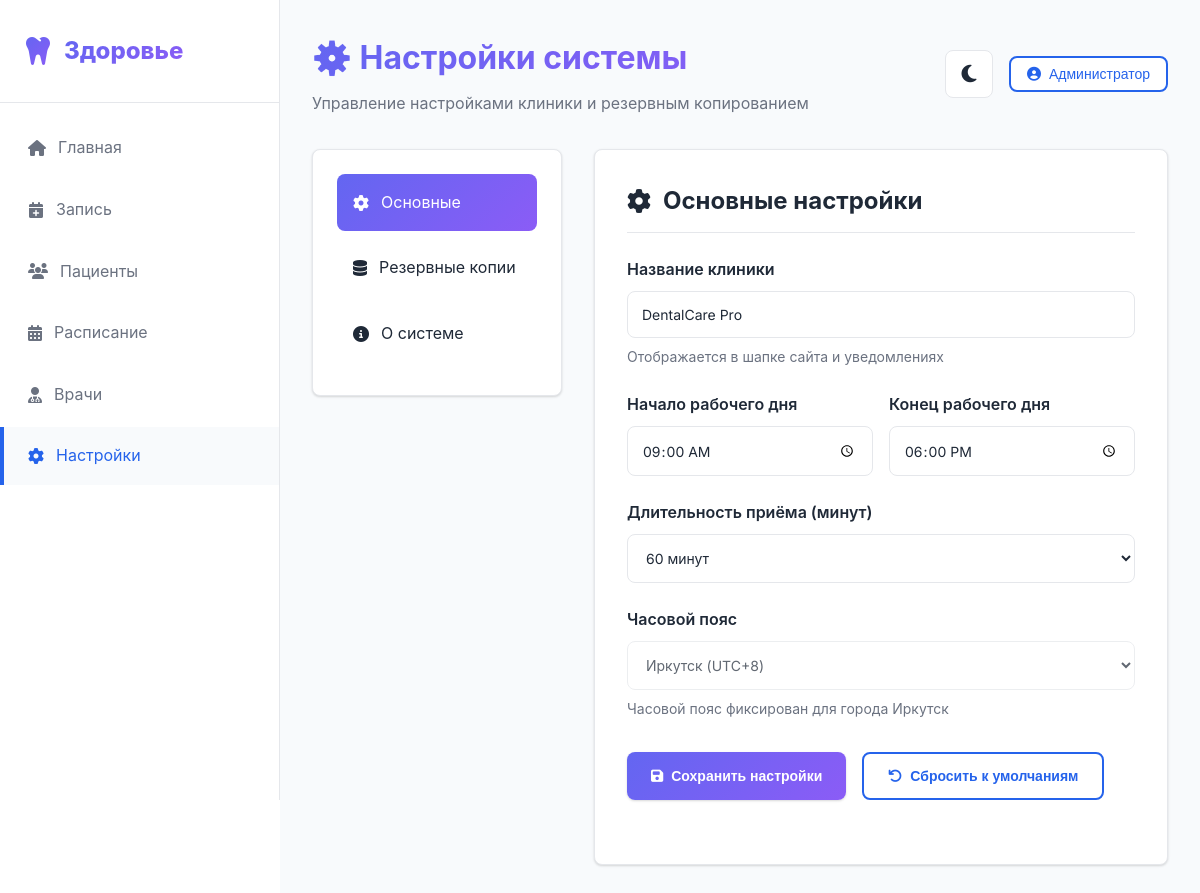
/настройки.php, run on the app's committed database.
### tables this page shows
CREATE TABLE `settings` (
  `id` int NOT NULL DEFAULT '1',
  `clinic_name` varchar(255) DEFAULT 'DentalCare Pro',
  `work_start` time DEFAULT '09:00:00',
  `work_end` time DEFAULT '18:00:00',
  `appointment_duration` int DEFAULT '60',
  `language` varchar(10) DEFAULT 'ru',
  `timezone` varchar(10) DEFAULT '+3',
  `theme` varchar(50) DEFAULT 'blue',
  `dark_mode` tinyint(1) DEFAULT '0',
  `compact_mode` tinyint(1) DEFAULT '0',
  `animations` tinyint(1) DEFAULT '1',
  `email_notifications` tinyint(1) DEFAULT '1',
  `sms_notifications` tinyint(1) DEFAULT '0',
  `appointment_reminders` tinyint(1) DEFAULT '1',
  `new_appointment_notifications` tinyint(1) DEFAULT '1',
  `reminder_time` int DEFAULT '24',
  `auto_backup` varchar(20) DEFAULT 'weekly',
  `last_backup` datetime DEFAULT NULL,
  `created_at` timestamp NULL DEFAULT CURRENT_TIMESTAMP,
  `updated_at` timestamp NULL DEFAULT CURRENT_TIMESTAMP ON UPDATE CURRENT_TIMESTAMP
);

### настройки.php (the view, shortened to what this page needs)
<?php
include 'config.php';
$pdo->query("
    INSERT INTO settings (id)
    SELECT 1
    WHERE NOT EXISTS (SELECT 1 FROM settings WHERE id = 1)
");
$settings = $pdo->query("SELECT * FROM settings WHERE id = 1")->fetch(PDO::FETCH_ASSOC);
?>
<!DOCTYPE html>
<html lang="ru" data-theme="light">
<head>
    <link rel="stylesheet" href="https://cdnjs.cloudflare.com/ajax/libs/font-awesome/6.4.0/css/all.min.css">
</head>
<body>
    <div class="dashboard">
        <aside class="sidebar">
            <div class="sidebar-header">
                <div class="nav-brand">
                    <i class="fas fa-tooth logo-icon"></i>
                    <span class="brand-text">Здоровье</span>
                </div>
            </div>
            <ul class="sidebar-menu">
                <li><a href="index.php" class="menu-item"><i class="fas fa-home"></i> Главная</a></li>
                <li><a href="запись.php" class="menu-item"><i class="fas fa-calendar-plus"></i> Запись</a></li>
                <li><a href="пациенты.php" class="menu-item"><i class="fas fa-users"></i> Пациенты</a></li>
                <li><a href="расписание.php" class="menu-item"><i class="fas fa-calendar-alt"></i> Расписание</a></li>
                <li><a href="врачи.php" class="menu-item"><i class="fas fa-user-md"></i> Врачи</a></li>
                <li><a href="настройки.php" class="menu-item active"><i class="fas fa-cog"></i> Настройки</a></li>
            </ul>
        </aside>
        <main class="main-content">
            <div class="content-header">
                <div class="header-title">
                    <h1>⚙️ Настройки системы</h1>
                    <p>Управление настройками клиники и резервным копированием</p>
                </div>
                <div class="nav-actions">
                    <button class="theme-toggle" id="themeToggle">
                    </button>
                    <div class="user-menu">
                        <button class="btn btn-outline">
                            <i class="fas fa-user-circle"></i> Администратор
                        </button>
                    </div>
                </div>
            </div>
            <div class="settings-layout">
                <div class="settings-sidebar">
                    <ul class="settings-nav">
                        <li class="settings-nav-item active" data-tab="general">
                            <i class="fas fa-cog"></i> <span>Основные</span>
                        </li>
                        <li class="settings-nav-item" data-tab="backup">
                            <i class="fas fa-database"></i> <span>Резервные копии</span>
                        </li>
                        <li class="settings-nav-item" data-tab="system">
                            <i class="fas fa-info-circle"></i> <span>О системе</span>
                        </li>
                    </ul>
                </div>
                <div class="settings-content">
                    <div class="settings-section" id="general-tab">
                        <h2 class="section-title"><i class="fas fa-cog"></i> Основные настройки</h2>
                        <form method="POST">
                            <div class="form-group">
                                <label>Название клиники</label>
                                <input type="text" name="clinicName" value="<?= htmlspecialchars($settings['clinic_name'] ?? 'DentalCare Pro') ?>" required>
                                <div class="form-help">Отображается в шапке сайта и уведомлениях</div>
                            </div>
                            <div class="form-row">
                                <div class="form-group">
                                    <label>Начало рабочего дня</label>
                                    <input type="time" name="workStart" value="<?= substr($settings['work_start'] ?? '08:00:00', 0, 5) ?>" required>
                                </div>
                                <div class="form-group">
                                    <label>Конец рабочего дня</label>
                                    <input type="time" name="workEnd" value="<?= substr($settings['work_end'] ?? '18:00:00', 0, 5) ?>" required>
                                </div>
                            </div>
                            <div class="form-group">
                                <label>Длительность приёма (минут)</label>
                                <select name="appointmentDuration" required>
                                    <option value="60" <?= ($settings['appointment_duration'] ?? 60) == 60 ? 'selected' : '' ?>>60 минут</option>
                                </select>
                            </div>
                            <div class="form-group">
                                <label>Часовой пояс</label>
                                <select name="timezone" disabled>
                                    <option value="+8" selected>Иркутск (UTC+8)</option>
                                </select>
                                <div class="form-help">Часовой пояс фиксирован для города Иркутск</div>
                            </div>
                            <div style="display: flex; gap: 1rem; margin-top: 2rem;">
                                <button type="submit" class="btn btn-primary">
                                    <i class="fas fa-save"></i> Сохранить настройки
                                </button>
                                <button type="button" class="btn btn-outline" onclick="confirmReset()">
                                    <i class="fas fa-undo"></i> Сбросить к умолчаниям
                                </button>
                            </div>
                        </form>
                    </div>
                </div>
            </div>
        </main>
    </div>
</body>
</html>

### data on the page
settings: clinicName "DentalCare Pro", workStart "09:00", workEnd "18:00", appointmentDuration "60 минут"
